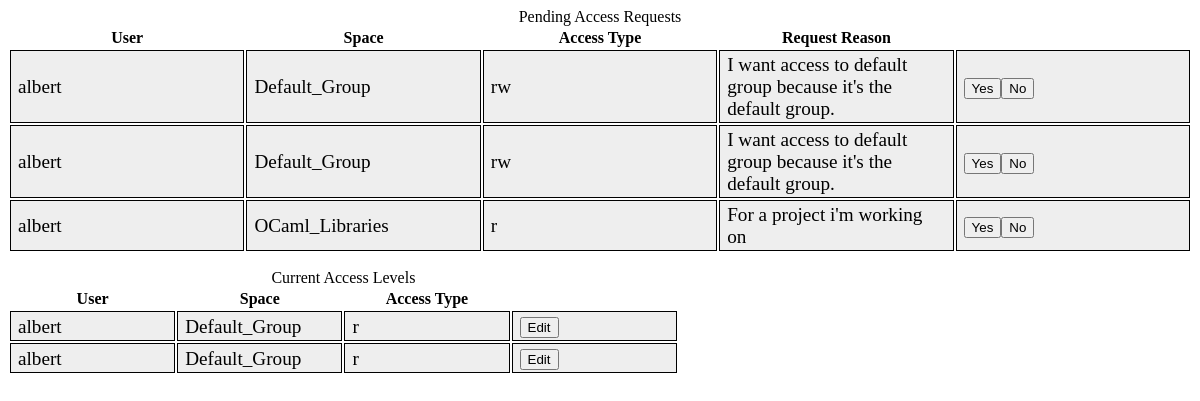
The app's page /manage/, older data.
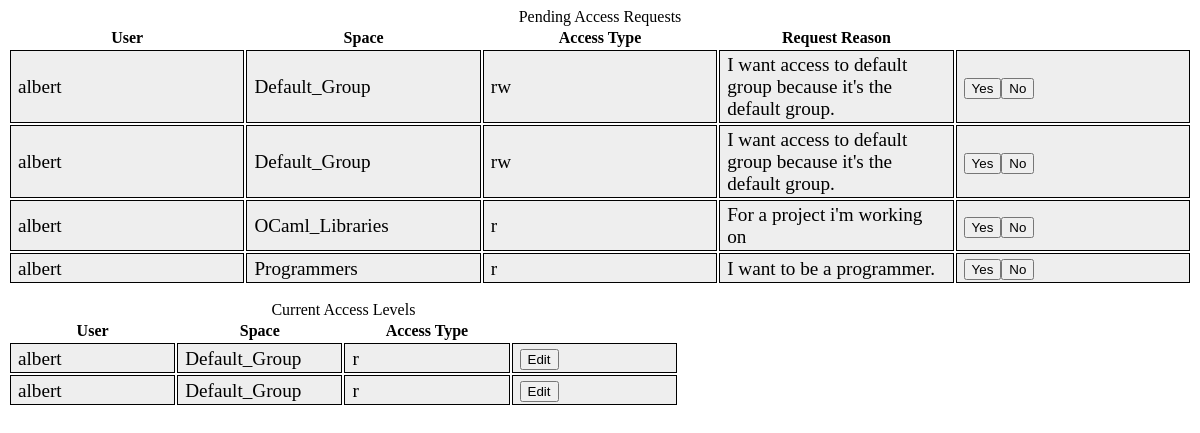
The same page, newer data.
### API/models.py (models this page shows)
class Pending(models.Model):
    user = models.ForeignKey(User)
    space = models.ForeignKey(Spaces)
    access_type = models.CharField(max_length=200)
    explanation_string = models.CharField(max_length=200)

### Interface/views.py (the view)
# urls.py: url(r'^manage/', 'Interface.views.manage'),
def manage(request):
    requests = models.Pending.objects.all().values("user__username", "space__name", "access_type", "explanation_string")
    rights = models.Access.objects.all().values("user__username", "space__name", "access_type")
    context = {'requests': requests, "rights": rights}
    return render(request, 'manage.html', context)

### templates/manage.html (shortened to what this page needs)
{% load static %}
<!DOCTYPE html>
<html>
<head>
    <link rel="stylesheet" href="{% static 'css/main_style.css' %}" >
</head>
<body>
<table class = 'stylintable'>
    <caption>Pending Access Requests</caption>
    <tr><th>User</th><th>Space</th><th>Access Type</th><th>Request Reason</th></tr>
    {% for request in requests %}
        <tr>
            <td>{{ request.user__username }}</td>
            <td>{{ request.space__name }}</td>
            <td>{{ request.access_type }}</td>
            <td> {{ request.explanation_string }}</td>
            <td><button class = 'yes'>Yes</button><button class="no">No</button></td>
        </tr>
    {% endfor %}
</table>
<table class = 'stylintable'>
    <caption>Current Access Levels</caption>
    <tr><th>User</th><th>Space</th><th>Access Type</th></tr>
    {% for right in rights %}
        <tr>
            <td>{{ right.user__username }}</td>
            <td>{{ right.space__name }}</td>
            <td>{{ right.access_type }}</td>
            <td><button class = 'edit'>Edit</button></td>
        </tr>
    {% endfor %}
</table>
</body>
</html>

### Interface/static/css/main_style.css (style rules this page uses)
.stylintable td, #stylintable th { font-size: 1.2em; border: 1px solid #000000; padding: 3px 7px 2px 7px; width:20%; background-color: #eeeeee; }

Row changes from the older to the newer data that the page shows:
added Pending: user__username "albert", space__name "Programmers", access_type "r", explanation_string "I want to be a programmer."
